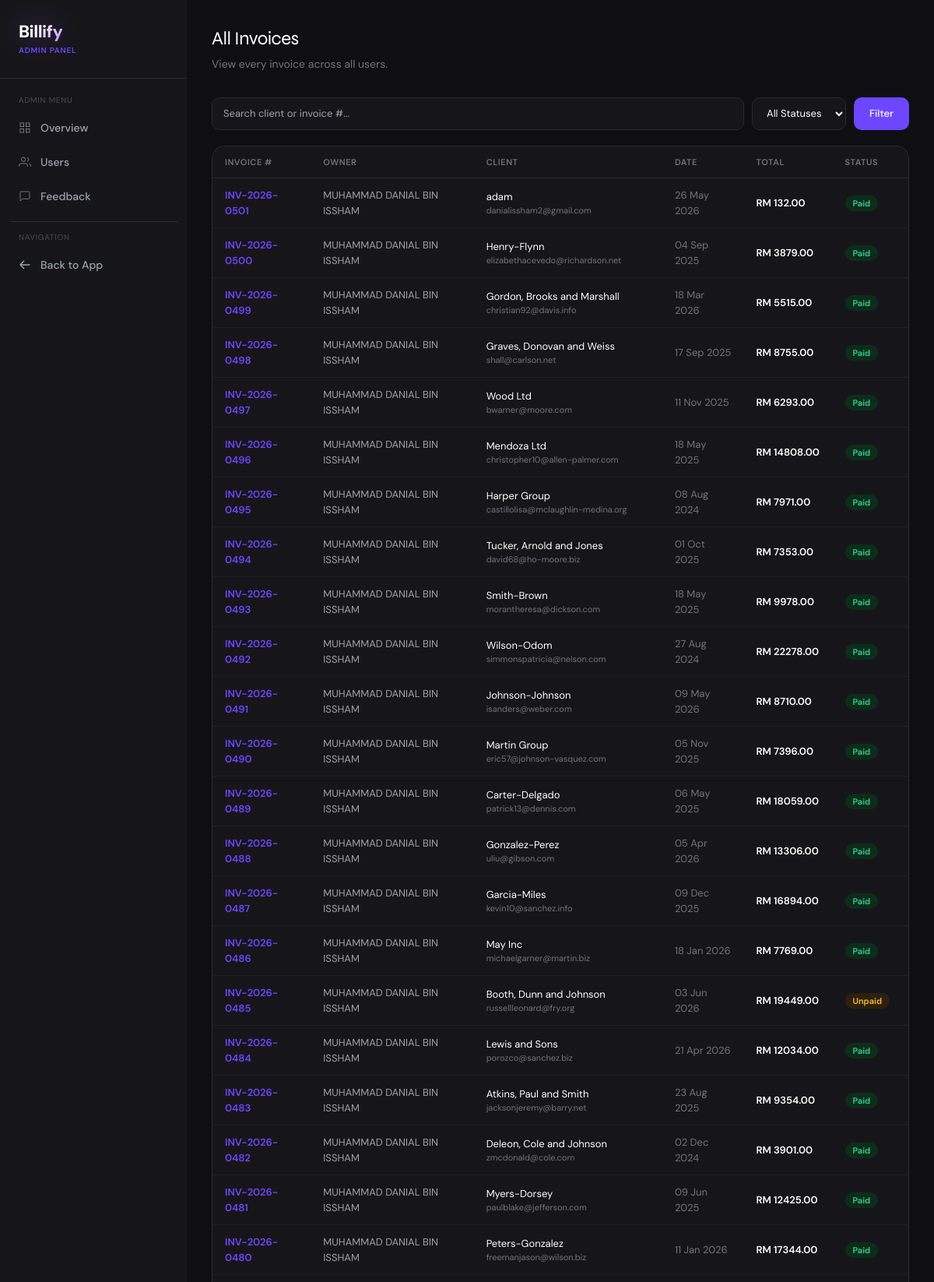
Screenshot of /admin/invoices (signed in, upper part) with the database file from the repository.
### app.py (models this page shows)
class Invoice(db.Model):
    id = db.Column(db.Integer, primary_key=True)
    invoice_number = db.Column(db.String(20), unique=True, nullable=False)
    client_name = db.Column(db.String(100), nullable=False)
    client_email = db.Column(db.String(120))
    client_address = db.Column(db.Text)
    issue_date = db.Column(db.Date, nullable=False, default=date.today)
    due_date = db.Column(db.Date, nullable=False)
    status = db.Column(db.String(20), default='Draft')
    subtotal = db.Column(db.Float, default=0.0)
    tax_percent = db.Column(db.Float, default=0.0)
    tax_amount = db.Column(db.Float, default=0.0)
    total = db.Column(db.Float, default=0.0)
    notes = db.Column(db.Text)
    user_id = db.Column(db.Integer, db.ForeignKey('user.id'), nullable=False)
    created_at = db.Column(db.DateTime, default=datetime.utcnow)
    items = db.relationship('InvoiceItem', backref='invoice', lazy=True, cascade='all, delete-orphan')

class User(UserMixin, db.Model):
    id = db.Column(db.Integer, primary_key=True)
    name = db.Column(db.String(100), nullable=False)
    email = db.Column(db.String(120), unique=True, nullable=False)
    password = db.Column(db.String(200), nullable=False)
    company = db.Column(db.String(100))
    is_admin = db.Column(db.Boolean, default=False)
    is_active_account = db.Column(db.Boolean, default=True)
    created_at = db.Column(db.DateTime, default=datetime.utcnow)
    invoices = db.relationship('Invoice', backref='owner', lazy=True)

### app.py (the view)
@app.route('/admin/invoices')
@login_required
@admin_required
def admin_invoices():
    search = request.args.get('search', '').strip()
    status_filter = request.args.get('status', '')
    query = Invoice.query
    if search:
        query = query.filter(db.or_(
            Invoice.client_name.ilike(f'%{search}%'),
            Invoice.invoice_number.ilike(f'%{search}%')
        ))
    if status_filter:
        query = query.filter_by(status=status_filter)
    invoices = query.order_by(Invoice.created_at.desc()).all()
    return render_template('admin/invoices.html', invoices=invoices, search=search, status_filter=status_filter)

### app.py (called while the page is built)
@app.after_request
def add_security_headers(response):
    response.headers['X-Content-Type-Options'] = 'nosniff'
    response.headers['X-Frame-Options'] = 'SAMEORIGIN'
    response.headers['X-XSS-Protection'] = '1; mode=block'
    response.headers['Referrer-Policy'] = 'strict-origin-when-cross-origin'
    return response

@login_manager.user_loader
def load_user(user_id):
    return User.query.get(int(user_id))

def admin_required(f):
    @wraps(f)
    def decorated(*args, **kwargs):
        if not current_user.is_authenticated or not current_user.is_admin:
            flash('Admin access required.', 'error')
            return redirect(url_for('dashboard'))
        return f(*args, **kwargs)
    return decorated

### templates/admin/invoices.html (shortened to what this page needs)
{% extends 'admin/base.html' %}
{% block content %}
<div class="mb-8">
  <h2 class="font-display font-700" style="font-size:24px;letter-spacing:-0.5px;color:white;">All Invoices</h2>
  <p style="color:#72727a;font-size:14px;margin-top:4px;">View every invoice across all users.</p>
</div>
<form method="GET" style="margin-bottom:20px;display:flex;gap:10px;flex-wrap:wrap;">
  <input type="text" name="search" value="{{ search }}" placeholder="Search client or invoice #..."
    style="flex:1;min-width:200px;background:#16161a;border:1px solid #2a2a30;border-radius:10px;padding:10px 14px;font-size:13px;color:white;outline:none;"
    onfocus="this.style.borderColor='#6c47ff'" onblur="this.style.borderColor='#2a2a30'" />
  <select name="status" style="background:#16161a;border:1px solid #2a2a30;border-radius:10px;padding:10px 14px;font-size:13px;color:white;outline:none;cursor:pointer;">
    <option value="">All Statuses</option>
  </select>
  <button type="submit" class="btn-primary" style="padding:10px 20px;font-size:13px;">Filter</button>
</form>
<div style="background:#16161a;border:1px solid #2a2a30;border-radius:16px;overflow:hidden;">
  {% if invoices %}
  <div style="overflow-x:auto;">
    <table style="width:100%;font-size:13px;border-collapse:collapse;">
      <thead>
        <tr style="border-bottom:1px solid #2a2a30;">
          {% for col in ['Invoice #', 'Owner', 'Client', 'Date', 'Total', 'Status'] %}
          <th style="padding:12px 16px;text-align:left;font-size:11px;font-weight:600;color:#72727a;text-transform:uppercase;letter-spacing:0.05em;">{{ col }}</th>
          {% endfor %}
        </tr>
      </thead>
      <tbody>
        {% for inv in invoices %}
        <tr style="border-bottom:1px solid #1e1e24;" onmouseover="this.style.background='#1e1e24'" onmouseout="this.style.background='transparent'">
          <td style="padding:12px 16px;font-weight:600;color:#6c47ff;">{{ inv.invoice_number }}</td>
          <td style="padding:12px 16px;color:#a0a0a8;">{{ inv.owner.name }}</td>
          <td style="padding:12px 16px;">
            <div style="color:white;">{{ inv.client_name }}</div>
            {% if inv.client_email %}<div style="font-size:11px;color:#72727a;">{{ inv.client_email }}</div>{% endif %}
          </td>
          <td style="padding:12px 16px;color:#72727a;">{{ inv.issue_date.strftime('%d %b %Y') }}</td>
          <td style="padding:12px 16px;font-weight:600;color:white;">RM {{ "%.2f"|format(inv.total) }}</td>
          <td style="padding:12px 16px;">
            <span style="padding:3px 10px;border-radius:20px;font-size:11px;font-weight:600;
              {% if inv.status == 'Paid' %}background:#0d2d1a;color:#34d399;
              {% elif inv.status == 'Overdue' %}background:#2d1010;color:#f87171;
              {% elif inv.status == 'Unpaid' %}background:#2d2010;color:#fbbf24;
              {% else %}background:#1e1e24;color:#72727a;{% endif %}">
              {{ inv.status }}
            </span>
          </td>
        </tr>
        {% endfor %}
      </tbody>
    </table>
  </div>
  {% else %}
  <div style="padding:60px;text-align:center;color:#72727a;font-size:14px;">No invoices found.</div>
  {% endif %}
</div>
{% endblock %}

### templates/admin/base.html (style rules this page uses)
* { font-family: 'DM Sans', sans-serif; }
.font-display { font-family: 'Syne', sans-serif; }
:root { --accent: #6c47ff; --accent-dark: #4a2fe0; --surface: #f7f7fb; --card: #ffffff; --border: #ebebf0; --text: #16161a; --muted: #72727a; }
.btn-primary { background: var(--accent); color: white; border-radius: 10px; font-weight: 500; transition: all 0.15s; border: none; cursor: pointer; }

### rows the page displays
Invoice: invoice_number "INV-2026-0501", owner.name "MUHAMMAD DANIAL BIN ISSHAM", client_name "adam", client_email "danialissham2@gmail.com", issue_date "26 May 2026", total "132.00", status "Paid"
Invoice: invoice_number "INV-2026-0500", owner.name "MUHAMMAD DANIAL BIN ISSHAM", client_name "Henry-Flynn", client_email "elizabethacevedo@richardson.net", issue_date "04 Sep 2025", total "3879.00", status "Paid"
Invoice: invoice_number "INV-2026-0499", owner.name "MUHAMMAD DANIAL BIN ISSHAM", client_name "Gordon, Brooks and Marshall", client_email "christian92@davis.info", issue_date "18 Mar 2026", total "5515.00", status "Paid"
Invoice: invoice_number "INV-2026-0498", owner.name "MUHAMMAD DANIAL BIN ISSHAM", client_name "Graves, Donovan and Weiss", client_email "shall@carlson.net", issue_date "17 Sep 2025", total "8755.00", status "Paid"
Invoice: invoice_number "INV-2026-0497", owner.name "MUHAMMAD DANIAL BIN ISSHAM", client_name "Wood Ltd", client_email "bwarner@moore.com", issue_date "11 Nov 2025", total "6293.00", status "Paid"
Invoice: invoice_number "INV-2026-0496", owner.name "MUHAMMAD DANIAL BIN ISSHAM", client_name "Mendoza Ltd", client_email "christopher10@allen-palmer.com", issue_date "18 May 2025", total "14808.00", status "Paid"
Invoice: invoice_number "INV-2026-0495", owner.name "MUHAMMAD DANIAL BIN ISSHAM", client_name "Harper Group", client_email "castillolisa@mclaughlin-medina.org", issue_date "08 Aug 2024", total "7971.00", status "Paid"
Invoice: invoice_number "INV-2026-0494", owner.name "MUHAMMAD DANIAL BIN ISSHAM", client_name "Tucker, Arnold and Jones", client_email "david68@ho-moore.biz", issue_date "01 Oct 2025", total "7353.00", status "Paid"
Invoice: invoice_number "INV-2026-0493", owner.name "MUHAMMAD DANIAL BIN ISSHAM", client_name "Smith-Brown", client_email "morantheresa@dickson.com", issue_date "18 May 2025", total "9978.00", status "Paid"
Invoice: invoice_number "INV-2026-0492", owner.name "MUHAMMAD DANIAL BIN ISSHAM", client_name "Wilson-Odom", client_email "simmonspatricia@nelson.com", issue_date "27 Aug 2024", total "22278.00", status "Paid"
Invoice: invoice_number "INV-2026-0491", owner.name "MUHAMMAD DANIAL BIN ISSHAM", client_name "Johnson-Johnson", client_email "isanders@weber.com", issue_date "09 May 2026", total "8710.00", status "Paid"
Invoice: invoice_number "INV-2026-0490", owner.name "MUHAMMAD DANIAL BIN ISSHAM", client_name "Martin Group", client_email "eric57@johnson-vasquez.com", issue_date "05 Nov 2025", total "7396.00", status "Paid"
Invoice: invoice_number "INV-2026-0489", owner.name "MUHAMMAD DANIAL BIN ISSHAM", client_name "Carter-Delgado", client_email "patrick13@dennis.com", issue_date "06 May 2025", total "18059.00", status "Paid"
Invoice: invoice_number "INV-2026-0488", owner.name "MUHAMMAD DANIAL BIN ISSHAM", client_name "Gonzalez-Perez", client_email "uliu@gibson.com", issue_date "05 Apr 2026", total "13306.00", status "Paid"
Invoice: invoice_number "INV-2026-0487", owner.name "MUHAMMAD DANIAL BIN ISSHAM", client_name "Garcia-Miles", client_email "kevin10@sanchez.info", issue_date "09 Dec 2025", total "16894.00", status "Paid"
Invoice: invoice_number "INV-2026-0486", owner.name "MUHAMMAD DANIAL BIN ISSHAM", client_name "May Inc", client_email "michaelgarner@martin.biz", issue_date "18 Jan 2026", total "7769.00", status "Paid"
Invoice: invoice_number "INV-2026-0485", owner.name "MUHAMMAD DANIAL BIN ISSHAM", client_name "Booth, Dunn and Johnson", client_email "russellleonard@fry.org", issue_date "03 Jun 2026", total "19449.00", status "Unpaid"
Invoice: invoice_number "INV-2026-0484", owner.name "MUHAMMAD DANIAL BIN ISSHAM", client_name "Lewis and Sons", client_email "porozco@sanchez.biz", issue_date "21 Apr 2026", total "12034.00", status "Paid"
Invoice: invoice_number "INV-2026-0483", owner.name "MUHAMMAD DANIAL BIN ISSHAM", client_name "Atkins, Paul and Smith", client_email "jacksonjeremy@barry.net", issue_date "23 Aug 2025", total "9354.00", status "Paid"
Invoice: invoice_number "INV-2026-0482", owner.name "MUHAMMAD DANIAL BIN ISSHAM", client_name "Deleon, Cole and Johnson", client_email "zmcdonald@cole.com", issue_date "02 Dec 2024", total "3901.00", status "Paid"
Invoice: invoice_number "INV-2026-0481", owner.name "MUHAMMAD DANIAL BIN ISSHAM", client_name "Myers-Dorsey", client_email "paulblake@jefferson.com", issue_date "09 Jun 2025", total "12425.00", status "Paid"
Invoice: invoice_number "INV-2026-0480", owner.name "MUHAMMAD DANIAL BIN ISSHAM", client_name "Peters-Gonzalez", client_email "freemanjason@wilson.biz", issue_date "11 Jan 2026", total "17344.00", status "Paid"

### other values shown
{{ col }} "INVOICE #" "OWNER" "CLIENT" "DATE" "TOTAL" "STATUS"
